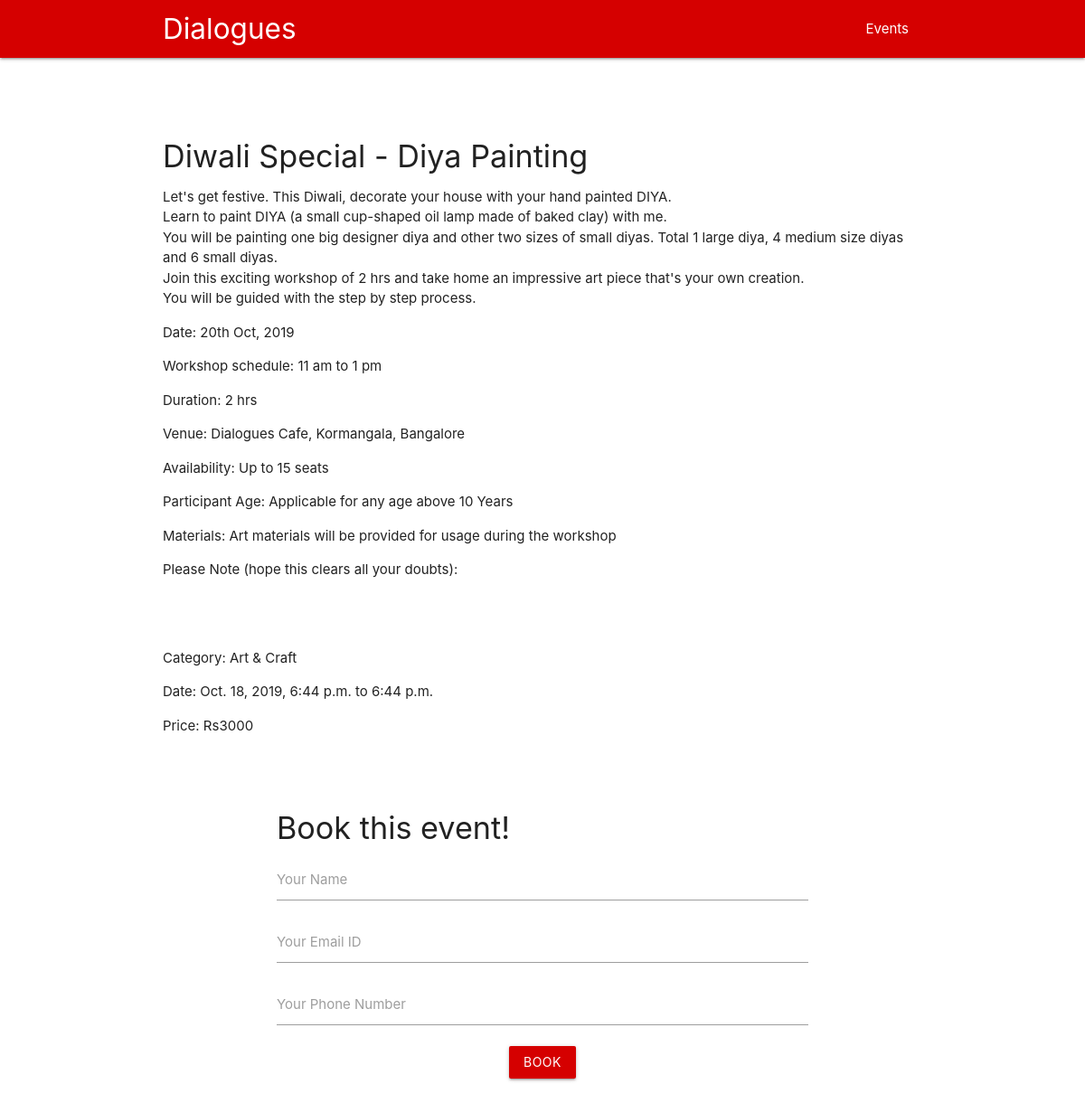
The page /painting on the database its author committed.
### EventsHosting/models.py (models this page shows, shortened)
class Event(models.Model):
    title = models.CharField(max_length=101)
    body = models.TextField()
    price = models.IntegerField()
    datetime = models.DateTimeField()
    endtime = models.TimeField()
    image = models.FileField(upload_to='static/')
    currentnum = models.IntegerField(default=0)
    maxnum = models.IntegerField(default=10)
    category = models.TextField()
    emaillist = models.TextField(blank=True)
    slug = models.SlugField()
    category = models.ForeignKey('Category', on_delete=models.CASCADE)

class Category(models.Model):
    category = models.CharField(max_length=100)
    def __str__(self):
        return self.category

### EventsHosting/views.py (the view)
# urls.py: path('<slug:slug>', views.details, name='details')
def details(request,slug):
    event = Event.objects.get(slug=slug)
    return render(request, 'eventdetail.html',{'event':event})

### templates/eventdetail.html (shortened to what this page needs)
{%extends 'basetemplate.html'%}
{%load static%}
{%block content%}
    <div style="width:600px,height:800px" class="container">
    </div>
    <h4>{{event.title}}</h4>
    <p>{{event.body|linebreaks}}</p>
    <br>
    <br>
    <p>Category: {{event.category}}</p>
    <p>Date: {{event.datetime}} to {{event.endtime}}</p>
    <p>Price: Rs{{event.price}}</p>
  <form class="" action="/submit/" method="post">
    <div class="container section">
      <div id='output' class='section'></div>
      <h4>Book this event!</h4>
      <div class='input-field'>
        <input type="text" id='handle' name="name"/>
        <label for="handle">Your Name</label>
      </div>
      <div class='input-field'>
        <input type="text" id='emailid' name="emailid"/>
        <label for="message">Your Email ID</label>
      </div>
      <div class='input-field'>
        <input type="number" id='phonenumber' name="phonenumber"/>
        <label for="phonenumber">Your Phone Number</label>
      </div>
      <div class="input-field center">
        <button class='btn red accent-4' id="send">Book</button>
      </div>
    </div>
  </form>
{%endblock%}

### rows shown on the page
Event: title "Diwali Special - Diya Painting", body "Let's get festive. This Diwali, decorate your house with your hand painted DIYA. Learn to paint DIYA (a small cup-shaped oil lamp made of baked clay) with me. You will be painting one big designer diya and other two sizes of small diyas. Total 1 large diya, 4 medium size diyas and 6 small diyas. Join this exciting workshop of 2 hrs and take home an impressive art piece that's your own creation. You will be guided with the step by step process. Date: 20th Oct, 2019 Workshop schedule: 11 am to 1 pm Duration: 2 hrs Venue: Dialogues Cafe, Kormangala, Bangalore Availability: Up to 15 seats Participant Age: Applicable for any age above 10 Years Materials: Art materials will be provided for usage…", category "Art & Craft", datetime "Oct. 18, 2019, 6:44 p.m.", endtime "6:44 p.m.", price "3000"
